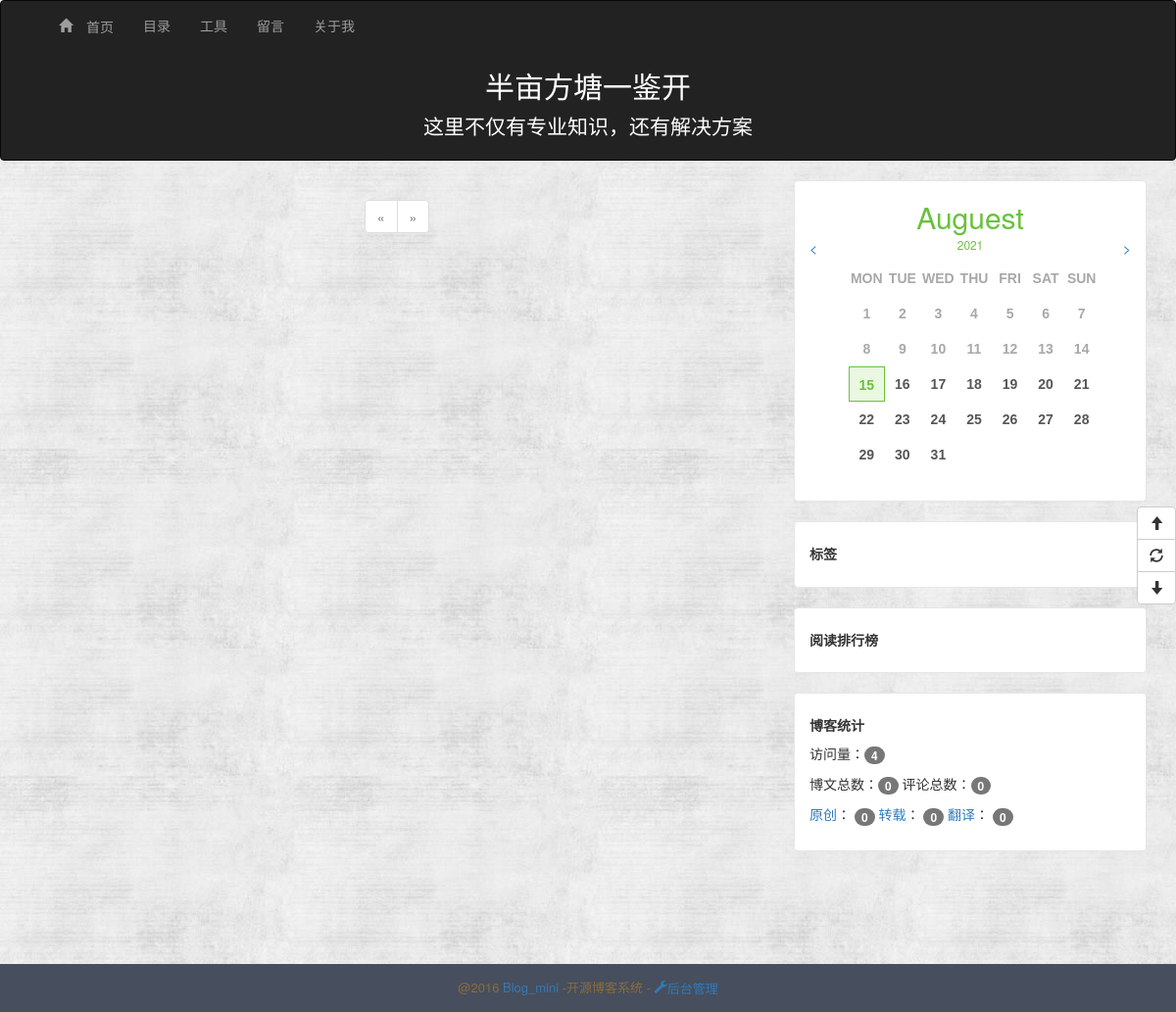
Before: / with the older database file.
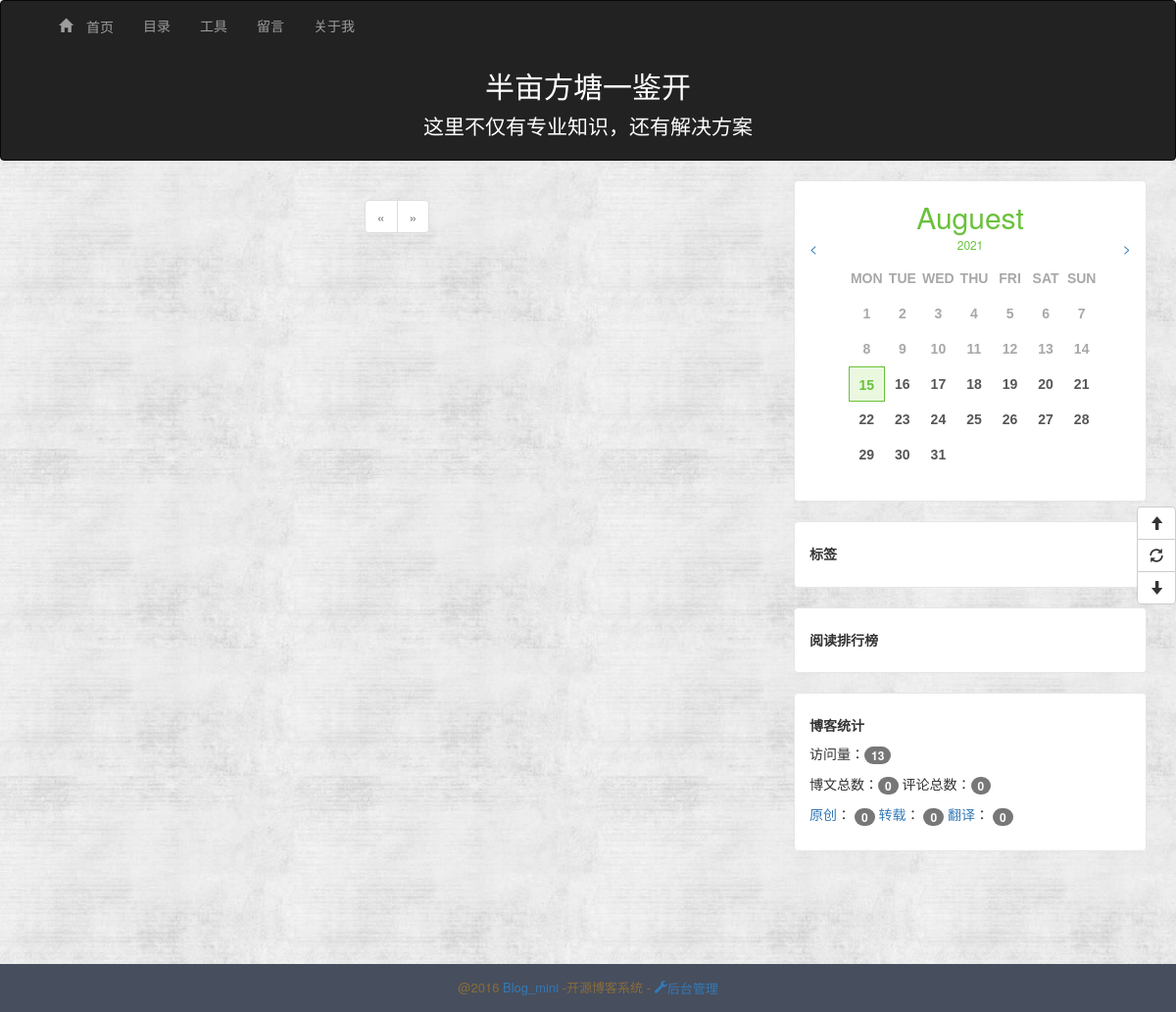
After: the same page with the newer database file.
### app/models.py (models this page shows, shortened)
class BlogInfo(db.Model):
    __tablename__ = 'blog_info'
    id = db.Column(db.Integer, primary_key=True)
    title = db.Column(db.String(64))
    signature = db.Column(db.Text)
    navbar = db.Column(db.String(64))

class Plugin(db.Model):
    __tablename__ = 'plugins'
    id = db.Column(db.Integer, primary_key=True)
    title = db.Column(db.String(64), unique=True)
    note = db.Column(db.Text, default='')
    content = db.Column(db.Text, default='')
    order = db.Column(db.Integer, default=0)
    disabled = db.Column(db.Boolean, default=False)

class BlogView(db.Model):
    __tablename__ = 'blog_view'
    id = db.Column(db.Integer, primary_key=True)
    num_of_view = db.Column(db.BigInteger, default=0)
    @staticmethod
    def add_view(db):
        view = BlogView.query.first()
        view.num_of_view += 1
        db.session.add(view)
        db.session.commit()

class Source(db.Model):
    __tablename__ = 'sources'
    id = db.Column(db.Integer, primary_key=True)
    name = db.Column(db.String(64), unique=True)
    articles = db.relationship('Article', backref='source', lazy='dynamic')

### app/main/views.py (the view)
@main.route('/')
def index():
    BlogView.add_view(db)
    page = request.args.get('page', 1, type=int)
    pagination = Article.query.order_by(Article.create_time.desc()).paginate(
        page, per_page=current_app.config['ARTICLES_PER_PAGE'],
        error_out=False)
    articles = pagination.items
    return render_template('index.html', articles=articles,
                           pagination=pagination, endpoint='.index')

### app/models.py (called while the page is built)
    @property
    def is_hide(self):
        if self.setting:
            return self.setting.hide
        else:
            return False

### app/templates/index.html (shortened to what this page needs)
{% extends 'base.html' %}
{% import "_macros.html" as macros %}
{% block content %}
    <div class="pagination">
    {% if endpoint == '.index' %}
        {{ macros.pagination_widget(pagination, endpoint) }}
    {% else %}
        {{ macros.pagination_widget(pagination, endpoint, id=id) }}
    {% endif %}
    </div>
{% endblock %}

### app/templates/base.html (shortened to what this page needs)
<!DOCTYPE html>
<html lang="en">
<head>
    {% block stylesheet %}
        <link href="{{ url_for('static', filename='css/bootstrap.css') }}" rel="stylesheet">
        <link href="{{ url_for('static', filename='css/common.css') }}" rel="stylesheet">
        <link href="{{ url_for('static', filename='css/calender.css') }}" rel="stylesheet">
    {% endblock %}
</head>
<body>
<header>
    <nav class="navbar navbar-{{ BlogInfo.query.first().navbar }}" role="navigation">
        <div class="container">
            <div class="collapse navbar-collapse">
                <ul class="nav navbar-nav">
                    <li class=""><a href="/"><span class="glyphicon glyphicon-home"> 首页</span></a></li>
                    <li><a href="{{ url_for('main.cata') }}">目录</a></li>
                    <li><a href="{{ url_for('main.index') }}">工具</a></li>
                    <li><a href="{{ url_for('main.index') }}">留言</a></li>
                    <li><a href="{{ url_for('main.index') }}">关于我</a></li>
                </ul>
            </div>
        </div>
        <div class="container" style="color:white;text-align:center">
            <h2   class="blog-title">{{ BlogInfo.query.first().title }}</h2>
            <p class="lead signature">
                {{ BlogInfo.query.first().signature }}
            </p>
        </div>
    </nav>
</header>
{% block Content %}
    <div class="content">
        <div class="container">
            <div class="row">
                <div class="col-md-8 article">
                    {% block content %}
                    {% endblock %}
                </div>
                <div class="col-md-4 blog_nav">
                    {% block blog_nav_plugin %}
                        {% for plugin in Plugin.query.order_by(Plugin.order.asc()).all() %}
                            {% if plugin.disabled != True %}
                                {% if plugin.content != 'system_plugin' %}
                                    <div id="{{ plugin.title }}" class="entry-box">
                                        <h5><strong>{{ plugin.title }}</strong></h5>
                                        {{ plugin.content | safe }}
                                    </div>
                                {% else %}
                                    <div class="entry-box">
                                        <div class="title">
                                            <h2 class="green" id="calendar-title" style="text-align:center;margin:5px">
                                            </h2>
                                            <a href="" id="prev" style="float:left">&lt;</a>
                                            <a href="" id="next" style="float:right">&gt;</a>
                                            <h3 class="green small" id="calendar-year" style="text-align:center;margin:5px">
                                            </h3>
                                        </div>
                                        <div class="body" style="min-height:230px">
                                            <div class="lightgrey body-list">
                                                <ul>
                                                    <li>MON</li>
                                                    <li>TUE</li>
                                                    <li>WED</li>
                                                    <li>THU</li>
                                                    <li>FRI</li>
                                                    <li>SAT</li>
                                                    <li>SUN</li>
                                                </ul>
                                            </div>
                                        </div>
                                    </div>
                                    <div class="entry-box">
                                        <h5><strong>标签</strong></h5>
                                    </div>
                                    <div class="entry-box">
                                        <h5><strong>阅读排行榜</strong></h5>
                                    </div>
                                    <div class="entry-box">
                                        <h5><strong>博客统计</strong></h5>
                                        <p>访问量：<span class="badge">{{ BlogView.query.first().num_of_view }}</span></p>
                                        <p>
                                            博文总数：<span class="badge">{{ Article.query.count() }}</span>
                                            评论总数：<span class="badge">{{ Comment.query.count() }}</span>
                                        </p>
                                        <p>
                                            {% for source in Source.query.all() %}
                                                <a href="{{ url_for('main.article_sources', id=source.id) }}">{{ source.name }}</a>：
                                                <span class="badge">{{ source.articles.count() }}</span>
                                            {% endfor %}
                                        </p>
                                    </div>
                                {% endif %}
                            {% endif %}
                        {% endfor %}
                    {% endblock %}
                </div>
            </div>
        </div>
    </div>
{% endblock %}
<div class="footer">
    <p class="footer-content">
        @2016
        <a href="#">Blog_mini</a>
        -开源博客系统
        {% if not current_user.is_authenticated %}
            -<a href="{{ url_for('auth.login') }}">
            <span class="glyphicon glyphicon-wrench">后台管理</span>
        </a>
        {% endif %}
    </p>
</div>
<div class="btn-group-vertical floatButton">
    <button id="goTop" class="btn btn-default" title="去顶部" type="button">
        <span class="glyphicon glyphicon-arrow-up"></span>
    </button>
    <button id="refresh" class="btn btn-default" title="刷新" type="button">
        <span class="glyphicon glyphicon-refresh"></span>
    </button>
    <button id="goBottom" class="btn btn-default" title="去底部" type="button">
        <span class="glyphicon glyphicon-arrow-down"></span>
    </button>
</div>
</body>
</html>

### app/templates/_macros.html (shortened to what this page needs)
{% macro pagination_widget(pagination, endpoint, fragment='') %}
    <ul class="pagination">
        <li {% if not pagination.has_prev %} class="disabled"{% endif %}>
            <a href="{% if pagination.has_prev %}{{ url_for(endpoint,
                page = pagination.page - 1, **kwargs) }}{{ fragment }}{% else %}#{% endif %}">
                &laquo;
            </a>
        </li>
        <li {% if not pagination.has_next %} class="disabled"{% endif %}>
            <a href="{% if pagination.has_next %}{{ url_for(endpoint,
                page = pagination.page + 1, **kwargs) }}{{ fragment }}{% else %}#{% endif %}">
                &raquo;
            </a>
        </li>
    </ul>
{% endmacro %}

### app/static/css/common.css (style rules this page uses)
body { background: url('../images/background.jpg'); }
.signature { padding-left: 0px; }
.content { min-height: 800px; }
.entry-box { background: #fff; padding: 15px; margin-bottom: 20px; border: 1px solid #e6e6e6; border-radius: 4px; }
.footer { background: #474E5D; padding: 15px 0 5px; font-size: 13px; }
.footer-content { text-align: center; color: #8a6d3b; }
div.pagination { width: 100%; text-align: center; padding: 0px; margin: 0px; }
.footer-content a { text-decoration: none; }
.floatButton { position: fixed; top: 50%; right: 0; z-index: 9999999; }

### app/static/css/calender.css (style rules this page uses)
.body-list ul { float:center width:100%; font-family:arial; font-weight:bold; font-size:14px; }
.body-list ul li { width: 12.7%; height:36px; line-height:36px; list-style-type:none; display:block; box-sizing:border-box; float:left; text-align:center; }
.lightgrey { color:#a8a8a8; }
.green { color:#6ac13c; }

Changed rows visible on the page:
changed BlogView: query.first "4" → "13"
